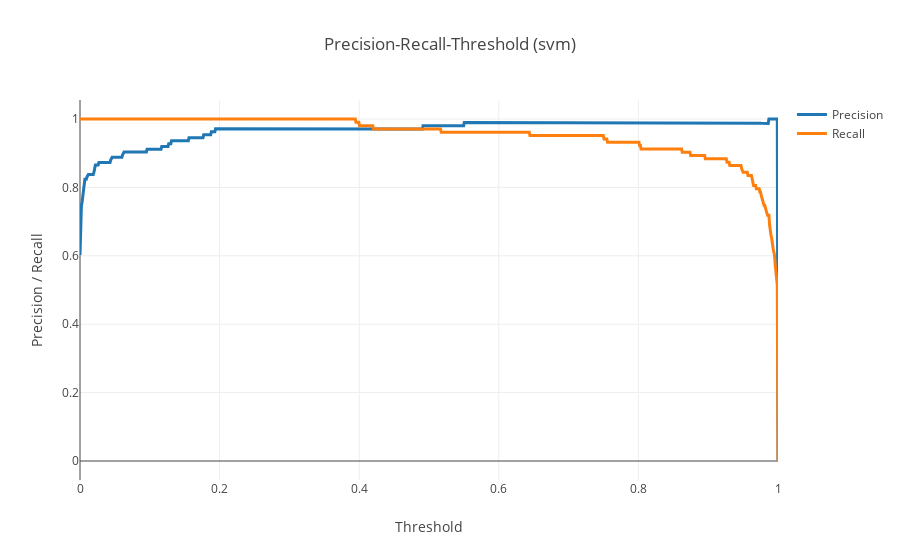

This figure's notebook cell:
### Markdown cell above
## Evaluation

### Code cell
plot_prec_rec_th("svm")

### Figure 1 — Plotly figure (JSON) as saved in the notebook; plotly's stock layout.template omitted (floating-point values rounded to 4 significant figures; data arrays with more than 128 entries replaced by an {"elided": "..."} marker saying what was removed)
{"data": [{"line": {"width": 3}, "name": "Precision", "type": "scatter", "x": {"elided": "1000 float values"}, "y": {"elided": "1000 float values"}}, {"line": {"width": 3}, "name": "Recall", "type": "scatter", "x": {"elided": "1000 float values"}, "y": {"elided": "1000 float values"}}], "layout": {"hovermode": "x", "title": {"text": "Precision-Recall-Threshold (svm)"}, "xaxis": {"title": {"text": "Threshold"}}, "yaxis": {"title": {"text": "Precision / Recall"}}}}
